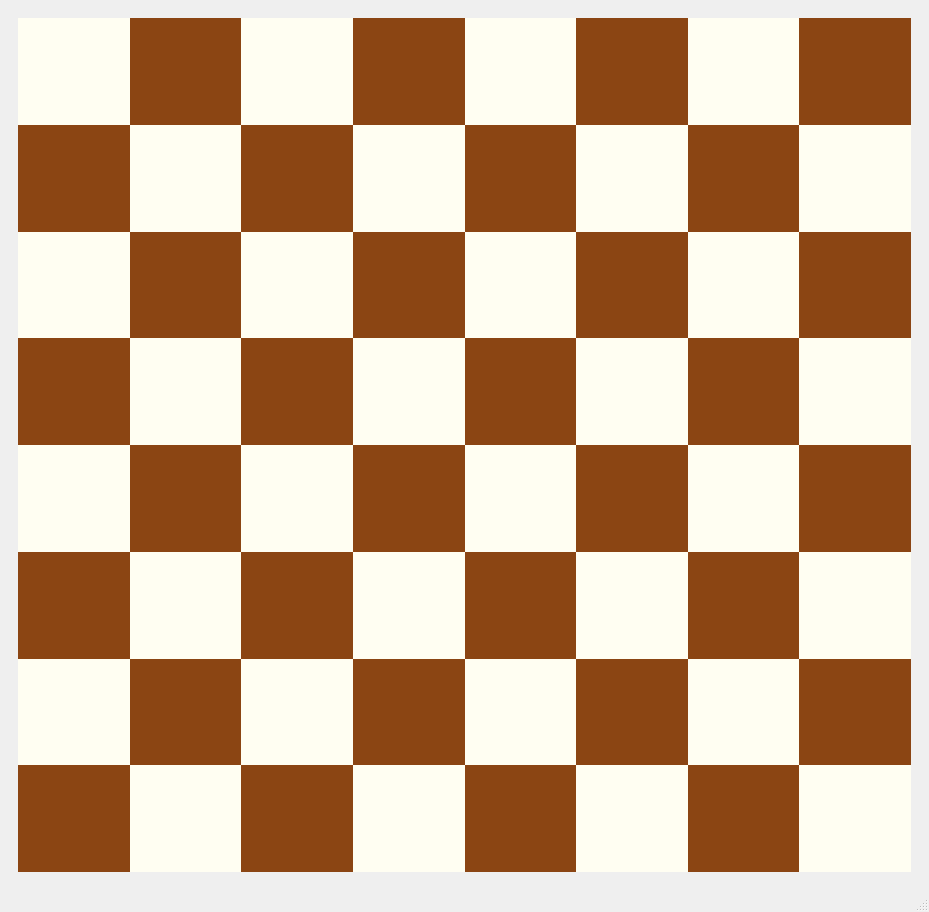
<?xml version="1.0" encoding="UTF-8"?>
<ui version="4.0">
 <class>MainWindow</class>
 <widget class="QMainWindow" name="MainWindow">
  <property name="geometry">
   <rect>
    <x>0</x>
    <y>0</y>
    <width>929</width>
    <height>912</height>
   </rect>
  </property>
  <property name="windowTitle">
   <string>MainWindow</string>
  </property>
  <widget class="QWidget" name="centralwidget">
   <layout class="QVBoxLayout" name="verticalLayout">
    <item>
     <widget class="QWidget" name="board" native="true">
      <property name="enabled">
       <bool>true</bool>
      </property>
      <layout class="QVBoxLayout" name="verticalLayout_2">
       <item>
        <layout class="QGridLayout" name="gridLayout" rowstretch="0,0,0,0,0,0,0,0">
         <property name="spacing">
          <number>0</number>
         </property>
         <item row="1" column="5">
          <widget class="QWidget" name="field_14" native="true">
           <property name="styleSheet">
            <string notr="true">background-color: rgb(255, 254, 242);</string>
           </property>
          </widget>
         </item>
         <item row="6" column="4">
          <widget class="QWidget" name="field_53" native="true">
           <property name="styleSheet">
            <string notr="true">background-color: rgb(255, 254, 242);</string>
           </property>
          </widget>
         </item>
         <item row="0" column="7">
          <widget class="QWidget" name="field_8" native="true">
           <property name="styleSheet">
            <string notr="true">background-color: rgb(139, 69, 19);</string>
           </property>
          </widget>
         </item>
         <item row="1" column="2">
          <widget class="QWidget" name="field_11" native="true">
           <property name="styleSheet">
            <string notr="true">background-color: rgb(139, 69, 19);</string>
           </property>
          </widget>
         </item>
         <item row="3" column="0">
          <widget class="QWidget" name="field_25" native="true">
           <property name="styleSheet">
            <string notr="true">background-color: rgb(139, 69, 19);</string>
           </property>
          </widget>
         </item>
         <item row="6" column="5">
          <widget class="QWidget" name="field_54" native="true">
           <property name="styleSheet">
            <string notr="true">background-color: rgb(139, 69, 19);</string>
           </property>
          </widget>
         </item>
         <item row="4" column="7">
          <widget class="QWidget" name="field_40" native="true">
           <property name="styleSheet">
            <string notr="true">background-color: rgb(139, 69, 19);</string>
           </property>
          </widget>
         </item>
         <item row="1" column="3">
          <widget class="QWidget" name="field_12" native="true">
           <property name="styleSheet">
            <string notr="true">background-color: rgb(255, 254, 242);</string>
           </property>
          </widget>
         </item>
         <item row="2" column="7">
          <widget class="QWidget" name="field_24" native="true">
           <property name="styleSheet">
            <string notr="true">background-color: rgb(139, 69, 19);</string>
           </property>
          </widget>
         </item>
         <item row="5" column="6">
          <widget class="QWidget" name="field_47" native="true">
           <property name="styleSheet">
            <string notr="true">background-color: rgb(139, 69, 19);</string>
           </property>
          </widget>
         </item>
         <item row="2" column="1">
          <widget class="QWidget" name="field_18" native="true">
           <property name="styleSheet">
            <string notr="true">background-color: rgb(139, 69, 19);</string>
           </property>
          </widget>
         </item>
         <item row="3" column="2">
          <widget class="QWidget" name="field_27" native="true">
           <property name="styleSheet">
            <string notr="true">background-color: rgb(139, 69, 19);</string>
           </property>
          </widget>
         </item>
         <item row="7" column="0">
          <widget class="QWidget" name="field_57" native="true">
           <property name="styleSheet">
            <string notr="true">background-color: rgb(139, 69, 19);</string>
           </property>
          </widget>
         </item>
         <item row="5" column="1">
          <widget class="QWidget" name="field_42" native="true">
           <property name="styleSheet">
            <string notr="true">background-color: rgb(255, 254, 242);</string>
           </property>
          </widget>
         </item>
         <item row="4" column="0">
          <widget class="QWidget" name="field_33" native="true">
           <property name="styleSheet">
            <string notr="true">background-color: rgb(255, 254, 242);</string>
           </property>
          </widget>
         </item>
         <item row="0" column="3">
          <widget class="QWidget" name="field_4" native="true">
           <property name="styleSheet">
            <string notr="true">background-color: rgb(139, 69, 19);</string>
           </property>
          </widget>
         </item>
         <item row="6" column="3">
          <widget class="QWidget" name="field_52" native="true">
           <property name="styleSheet">
            <string notr="true">background-color: rgb(139, 69, 19);</string>
           </property>
          </widget>
         </item>
         <item row="2" column="0">
          <widget class="QWidget" name="field_17" native="true">
           <property name="styleSheet">
            <string notr="true">background-color: rgb(255, 254, 242);</string>
           </property>
          </widget>
         </item>
         <item row="7" column="1">
          <widget class="QWidget" name="field_58" native="true">
           <property name="styleSheet">
            <string notr="true">background-color: rgb(255, 254, 242);</string>
           </property>
          </widget>
         </item>
         <item row="0" column="2">
          <widget class="QWidget" name="field_3" native="true">
           <property name="styleSheet">
            <string notr="true">background-color: rgb(255, 254, 242);</string>
           </property>
          </widget>
         </item>
         <item row="3" column="6">
          <widget class="QWidget" name="field_31" native="true">
           <property name="styleSheet">
            <string notr="true">background-color: rgb(139, 69, 19);</string>
           </property>
          </widget>
         </item>
         <item row="3" column="4">
          <widget class="QWidget" name="field_29" native="true">
           <property name="styleSheet">
            <string notr="true">background-color: rgb(139, 69, 19);</string>
           </property>
          </widget>
         </item>
         <item row="4" column="6">
          <widget class="QWidget" name="field_39" native="true">
           <property name="styleSheet">
            <string notr="true">background-color: rgb(255, 254, 242);</string>
           </property>
          </widget>
         </item>
         <item row="4" column="3">
          <widget class="QWidget" name="field_36" native="true">
           <property name="styleSheet">
            <string notr="true">background-color: rgb(139, 69, 19);</string>
           </property>
          </widget>
         </item>
         <item row="2" column="3">
          <widget class="QWidget" name="field_20" native="true">
           <property name="styleSheet">
            <string notr="true">background-color: rgb(139, 69, 19);</string>
           </property>
          </widget>
         </item>
         <item row="3" column="7">
          <widget class="QWidget" name="field_32" native="true">
           <property name="styleSheet">
            <string notr="true">background-color: rgb(255, 254, 242);</string>
           </property>
          </widget>
         </item>
         <item row="6" column="7">
          <widget class="QWidget" name="field_56" native="true">
           <property name="styleSheet">
            <string notr="true">background-color: rgb(139, 69, 19);</string>
           </property>
          </widget>
         </item>
         <item row="1" column="6">
          <widget class="QWidget" name="field_15" native="true">
           <property name="styleSheet">
            <string notr="true">background-color: rgb(139, 69, 19);</string>
           </property>
          </widget>
         </item>
         <item row="1" column="7">
          <widget class="QWidget" name="field_16" native="true">
           <property name="styleSheet">
            <string notr="true">background-color: rgb(255, 254, 242);</string>
           </property>
          </widget>
         </item>
         <item row="6" column="0">
          <widget class="QWidget" name="field_49" native="true">
           <property name="styleSheet">
            <string notr="true">background-color: rgb(255, 254, 242);</string>
           </property>
          </widget>
         </item>
         <item row="5" column="0">
          <widget class="QWidget" name="field_41" native="true">
           <property name="styleSheet">
            <string notr="true">background-color: rgb(139, 69, 19);</string>
           </property>
          </widget>
         </item>
         <item row="1" column="1">
          <widget class="QWidget" name="field_10" native="true">
           <property name="styleSheet">
            <string notr="true">background-color: rgb(255, 254, 242);</string>
           </property>
          </widget>
         </item>
         <item row="5" column="7">
          <widget class="QWidget" name="field_48" native="true">
           <property name="styleSheet">
            <string notr="true">background-color: rgb(255, 254, 242);</string>
           </property>
          </widget>
         </item>
         <item row="7" column="7">
          <widget class="QWidget" name="field_64" native="true">
           <property name="styleSheet">
            <string notr="true">background-color: rgb(255, 254, 242);</string>
           </property>
          </widget>
         </item>
         <item row="5" column="2">
          <widget class="QWidget" name="field_43" native="true">
           <property name="styleSheet">
            <string notr="true">background-color: rgb(139, 69, 19);</string>
           </property>
          </widget>
         </item>
         <item row="5" column="3">
          <widget class="QWidget" name="field_44" native="true">
           <property name="styleSheet">
            <string notr="true">background-color: rgb(255, 254, 242);</string>
           </property>
          </widget>
         </item>
         <item row="4" column="5">
          <widget class="QWidget" name="field_38" native="true">
           <property name="styleSheet">
            <string notr="true">background-color: rgb(139, 69, 19);</string>
           </property>
          </widget>
         </item>
         <item row="7" column="4">
          <widget class="QWidget" name="field_61" native="true">
           <property name="styleSheet">
            <string notr="true">background-color: rgb(139, 69, 19);</string>
           </property>
          </widget>
         </item>
         <item row="7" column="6">
          <widget class="QWidget" name="field_63" native="true">
           <property name="styleSheet">
            <string notr="true">background-color: rgb(139, 69, 19);</string>
           </property>
          </widget>
         </item>
         <item row="4" column="2">
          <widget class="QWidget" name="field_35" native="true">
           <property name="styleSheet">
            <string notr="true">background-color: rgb(255, 254, 242);</string>
           </property>
          </widget>
         </item>
         <item row="6" column="2">
          <widget class="QWidget" name="field_51" native="true">
           <property name="styleSheet">
            <string notr="true">background-color: rgb(255, 254, 242);</string>
           </property>
          </widget>
         </item>
         <item row="0" column="1">
          <widget class="QWidget" name="field_2" native="true">
           <property name="styleSheet">
            <string notr="true">background-color: rgb(139, 69, 19);</string>
           </property>
          </widget>
         </item>
         <item row="7" column="2">
          <widget class="QWidget" name="field_59" native="true">
           <property name="styleSheet">
            <string notr="true">background-color: rgb(139, 69, 19);</string>
           </property>
          </widget>
         </item>
         <item row="0" column="4">
          <widget class="QWidget" name="field_5" native="true">
           <property name="styleSheet">
            <string notr="true">background-color: rgb(255, 254, 242);</string>
           </property>
          </widget>
         </item>
         <item row="2" column="6">
          <widget class="QWidget" name="field_23" native="true">
           <property name="styleSheet">
            <string notr="true">background-color: rgb(255, 254, 242);</string>
           </property>
          </widget>
         </item>
         <item row="4" column="1">
          <widget class="QWidget" name="field_34" native="true">
           <property name="styleSheet">
            <string notr="true">background-color: rgb(139, 69, 19);</string>
           </property>
          </widget>
         </item>
         <item row="2" column="2">
          <widget class="QWidget" name="field_19" native="true">
           <property name="styleSheet">
            <string notr="true">background-color: rgb(255, 254, 242);</string>
           </property>
          </widget>
         </item>
         <item row="3" column="5">
          <widget class="QWidget" name="field_30" native="true">
           <property name="styleSheet">
            <string notr="true">background-color: rgb(255, 254, 242);</string>
           </property>
          </widget>
         </item>
         <item row="6" column="1">
          <widget class="QWidget" name="field_50" native="true">
           <property name="styleSheet">
            <string notr="true">background-color: rgb(139, 69, 19);</string>
           </property>
          </widget>
         </item>
         <item row="1" column="4">
          <widget class="QWidget" name="field_13" native="true">
           <property name="styleSheet">
            <string notr="true">background-color: rgb(139, 69, 19);</string>
           </property>
          </widget>
         </item>
         <item row="0" column="6">
          <widget class="QWidget" name="field_7" native="true">
           <property name="styleSheet">
            <string notr="true">background-color: rgb(255, 254, 242);</string>
           </property>
          </widget>
         </item>
         <item row="5" column="5">
          <widget class="QWidget" name="field_46" native="true">
           <property name="styleSheet">
            <string notr="true">background-color: rgb(255, 254, 242);</string>
           </property>
          </widget>
         </item>
         <item row="6" column="6">
          <widget class="QWidget" name="field_55" native="true">
           <property name="styleSheet">
            <string notr="true">background-color: rgb(255, 254, 242);</string>
           </property>
          </widget>
         </item>
         <item row="4" column="4">
          <widget class="QWidget" name="field_37" native="true">
           <property name="styleSheet">
            <string notr="true">background-color: rgb(255, 254, 242);</string>
           </property>
          </widget>
         </item>
         <item row="3" column="3">
          <widget class="QWidget" name="field_28" native="true">
           <property name="styleSheet">
            <string notr="true">background-color: rgb(255, 254, 242);</string>
           </property>
          </widget>
         </item>
         <item row="7" column="3">
          <widget class="QWidget" name="field_60" native="true">
           <property name="styleSheet">
            <string notr="true">background-color: rgb(255, 254, 242);</string>
           </property>
          </widget>
         </item>
         <item row="2" column="5">
          <widget class="QWidget" name="field_22" native="true">
           <property name="styleSheet">
            <string notr="true">background-color: rgb(139, 69, 19);</string>
           </property>
          </widget>
         </item>
         <item row="0" column="0">
          <widget class="QWidget" name="field_1" native="true">
           <property name="styleSheet">
            <string notr="true">background-color: rgb(255, 254, 242);</string>
           </property>
          </widget>
         </item>
         <item row="1" column="0">
          <widget class="QWidget" name="field_9" native="true">
           <property name="styleSheet">
            <string notr="true">background-color: rgb(139, 69, 19);</string>
           </property>
          </widget>
         </item>
         <item row="7" column="5">
          <widget class="QWidget" name="field_62" native="true">
           <property name="styleSheet">
            <string notr="true">background-color: rgb(255, 254, 242);</string>
           </property>
          </widget>
         </item>
         <item row="2" column="4">
          <widget class="QWidget" name="field_21" native="true">
           <property name="styleSheet">
            <string notr="true">background-color: rgb(255, 254, 242);</string>
           </property>
          </widget>
         </item>
         <item row="3" column="1">
          <widget class="QWidget" name="field_26" native="true">
           <property name="styleSheet">
            <string notr="true">background-color: rgb(255, 254, 242);</string>
           </property>
          </widget>
         </item>
         <item row="5" column="4">
          <widget class="QWidget" name="field_45" native="true">
           <property name="styleSheet">
            <string notr="true">background-color: rgb(139, 69, 19);</string>
           </property>
          </widget>
         </item>
         <item row="0" column="5">
          <widget class="QWidget" name="field_6" native="true">
           <property name="styleSheet">
            <string notr="true">background-color: rgb(139, 69, 19);</string>
           </property>
          </widget>
         </item>
        </layout>
       </item>
      </layout>
     </widget>
    </item>
   </layout>
  </widget>
  <widget class="QMenuBar" name="menubar">
   <property name="geometry">
    <rect>
     <x>0</x>
     <y>0</y>
     <width>929</width>
     <height>20</height>
    </rect>
   </property>
  </widget>
  <widget class="QStatusBar" name="statusbar"/>
 </widget>
 <resources>
  <include location="images_.qrc"/>
 </resources>
 <connections/>
</ui>
